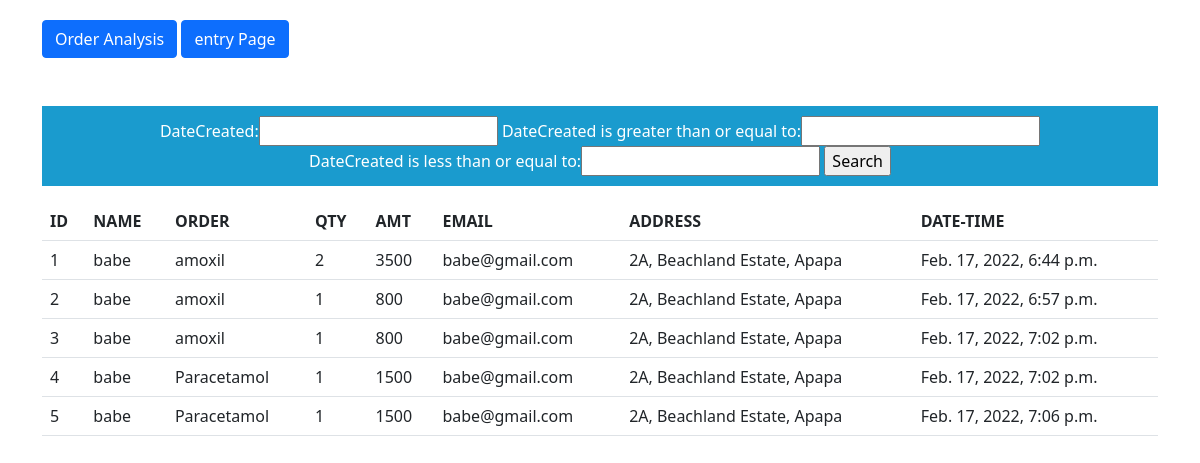
The app's page /pharma_app/entry2/ (signed in) with its own data.
### pharma_app/models.py (models this page shows, shortened)
class customer_orders(models.Model):
     customer_name = models.CharField(max_length=30)
     product_name = models.ForeignKey(products, null=True, max_length=30, on_delete=models.SET_NULL)
     Quantity = models.IntegerField()
     Amount = models.IntegerField()
     Email = models.CharField(max_length=30)
     customers_address = models.CharField(max_length=30)
     dateCreated = models.DateTimeField(auto_now_add=True, null=True)

class products(models.Model):
    STATUS = (
              ('PharmaceuticalDrugs', 'PharmaceuticalDrugs'),
              ('Tradomedicals', 'Tradomedicals'),
              ('skincare', 'skincare'),
    )
    item = models.CharField(max_length=200)
    price = models.IntegerField()
    product_no = models.CharField(max_length=200)
    status = models.CharField(max_length=300, choices=STATUS, null=True)
    def __str__(self):
        return self.item

### pharma_app/views.py (the view)
# urls.py: path('entry2/', views.entries, name='entF2'),
@login_required(login_url='loginp')
def entries(request):
    data = customer_orders.objects.all()
    myFilters = odrFilters(request.GET, queryset=data)
    data = myFilters.qs
    dict = {'obj':data, 'myFilters':myFilters}
    templates = loader.get_template('pharma_app/new1.html')
    return HttpResponse(templates.render(dict, request))

### pharma_app/templates/pharma_app/new1.html (shortened to what this page needs)
{% load static %}
<html lang="en">
<head>
    <link type="text/css" rel="stylesheet" href="{% static 'css/bootstrap-5.0.2-dist/css/bootstrap.min.css' %}"/>
</head>
<body>
     <div class="container">
         {% if request.user.is_staff %}
         <div class="ind">
             <a style="margin-top:20px;" class="btn btn-primary" href="/pharma_app/val">Order Analysis</a>
             <a style="margin-top:20px;" class="btn btn-primary" href="/pharma_app/entry">entry Page</a>
         </div><br><br>
         <div>
             <div>
                 <form align="center" style="background-color:rgb(26, 155, 206);color:white; padding-top:10px;padding-bottom:10px;">
                  <span>
                      {{myFilters.form}}
                  </span>
                  <span>
                      <input type="submit" value="Search" name="sub"/>
                  </span>
                 </form>
             </div>
              <table class="table table-condensed">
                    <tr>
                        <th>ID</th>
                        <th>NAME</th>
                        <th>ORDER</th>
                        <th>QTY</th>
                        <th>AMT</th>
                        <th>EMAIL</th>
                        <th>ADDRESS</th>
                        <th>DATE-TIME</th>
                    </tr>
                    {% for o in obj %}
                    <tr>
                        <td>{{o.id}}</td>
                        <td>{{o.customer_name}}</td>
                        <td>{{o.product_name}}</td>
                        <td>{{o.Quantity}}</td>
                        <td>{{o.Amount}}</td>
                        <td>{{o.Email}}</td>
                        <td>{{o.customers_address}}</td>
                        <td>{{o.dateCreated}}</td>
                    </tr>
                    {% endfor %}
              </table>
         </div>
         {% else %}
           <div>Data Pending!!!!</div>
         {% endif %}
     </div>
</body>
</html>

### records on screen
customer_orders: id "1", customer_name "babe", product_name "amoxil", Quantity "2", Amount "3500", Email "babe@gmail.com", customers_address "2A, Beachland Estate, Apapa", dateCreated "Feb. 17, 2022, 6:44 p.m."
customer_orders: id "2", customer_name "babe", product_name "amoxil", Quantity "1", Amount "800", Email "babe@gmail.com", customers_address "2A, Beachland Estate, Apapa", dateCreated "Feb. 17, 2022, 6:57 p.m."
customer_orders: id "3", customer_name "babe", product_name "amoxil", Quantity "1", Amount "800", Email "babe@gmail.com", customers_address "2A, Beachland Estate, Apapa", dateCreated "Feb. 17, 2022, 7:02 p.m."
customer_orders: id "4", customer_name "babe", product_name "Paracetamol", Quantity "1", Amount "1500", Email "babe@gmail.com", customers_address "2A, Beachland Estate, Apapa", dateCreated "Feb. 17, 2022, 7:02 p.m."
customer_orders: id "5", customer_name "babe", product_name "Paracetamol", Quantity "1", Amount "1500", Email "babe@gmail.com", customers_address "2A, Beachland Estate, Apapa", dateCreated "Feb. 17, 2022, 7:06 p.m."
